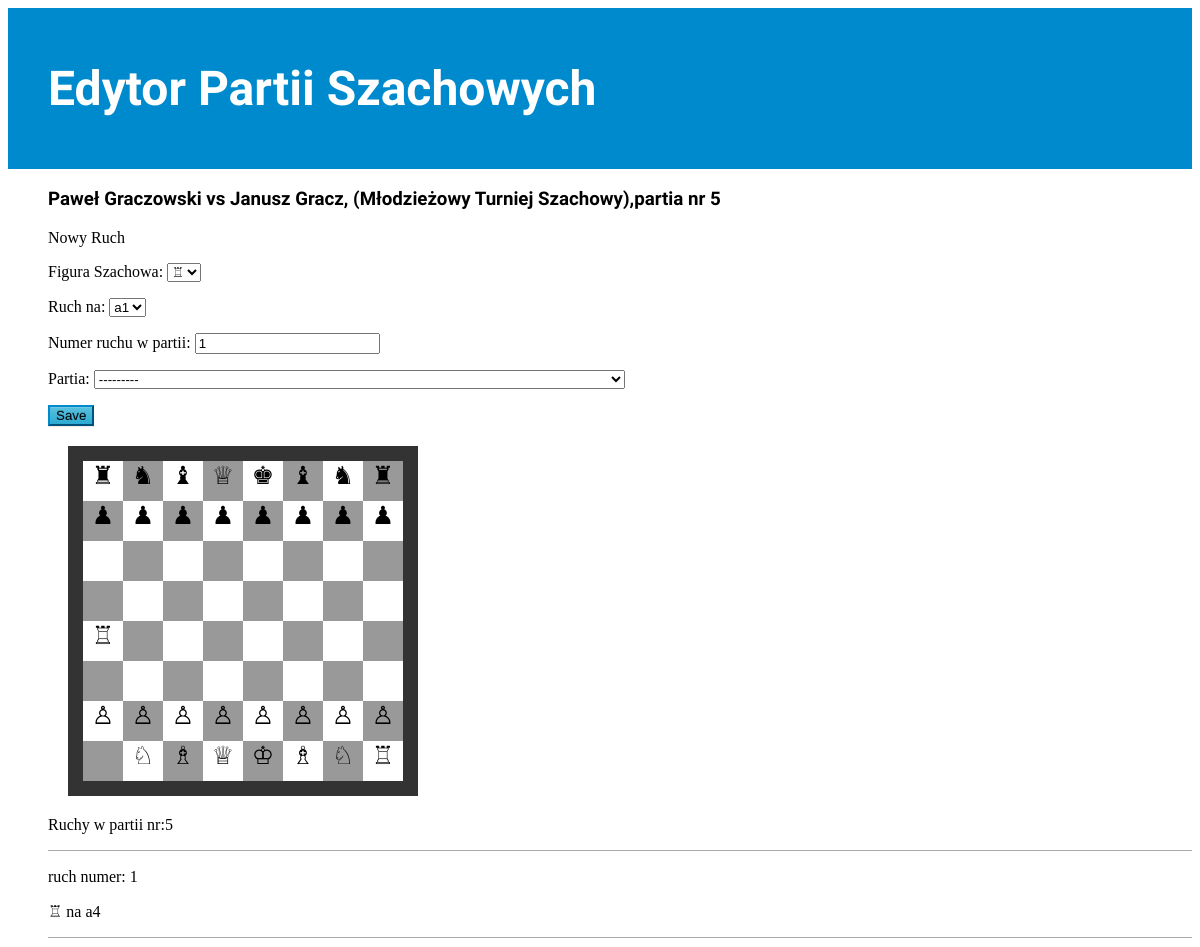
Page /gra/5/ on the committed database.
### chesseditor/models.py (models this page shows, shortened)
class ChessParty(models.Model):
    chessparty_id = models.AutoField("ID partii", primary_key=True)
    arbiter = models.ForeignKey(Arbiter, related_name='sedzia', verbose_name="Sędzia")
    white = models.ForeignKey(Player, related_name='Białe', verbose_name="Białe figury")
    black = models.ForeignKey(Player, related_name='Czarne', verbose_name="Czarne figury")
    tournament = models.ForeignKey(Tournament, verbose_name="Nazwa turnieju")
    def __str__(self):
        return "{white} vs {black}, ({tournament}),partia nr {chessparty_id}"\
            .format(black=self.black, white=self.white, tournament=self.tournament, chessparty_id=self.chessparty_id)
    class Meta:
        verbose_name = "Partia"
        verbose_name_plural = "Partie"

class Person(models.Model):
    name = models.CharField("Imię", max_length=20)
    surname = models.CharField("Nazwisko", max_length=50)
    date_of_birth = models.DateField("Data Urodzenia", auto_now=False, auto_now_add=False)
    GENDER_CHOICES = (
       ('M', 'Mężczyzna'),
       ('F', 'Kobieta'),
       ('O', 'Inna'),
    )
    gender = models.CharField("Płeć", max_length=1, choices=GENDER_CHOICES, default='O')
    class Meta:
        abstract = True
    def __str__(self):
        return "{name} {surname}".format(name=self.name, surname=self.surname)

class Player(Person):
    player_id = models.AutoField(primary_key=True)  # unique and null=false
    class Meta:
        verbose_name = "Gracz"
        verbose_name_plural = "Zawodnicy"

class Tournament(models.Model):
    tournament_id = models.AutoField("ID turnieju", primary_key=True)
    name_of_tournament = models.CharField("Nazwa turnieju", max_length=50)
    date_of_start = models.DateField("Data startu")
    date_of_end = models.DateField("Data zakończenia")
    place_of_tournament = models.CharField("Miejsce turnieju", max_length=50)
    max_nb_of_players = models.IntegerField("Liczba uczetników", default=50)
    organizer_of_tournament = models.ForeignKey(Organizer, verbose_name="Organizator turnieju")
    def __str__(self):
        return self.name_of_tournament
    class Meta:
        verbose_name = "Turniej"
        verbose_name_plural = "Turnieje"

class OneMove(models.Model):
    party = models.ForeignKey(ChessParty, default='0', verbose_name="Partia", blank=True, null=True)
    CHESSMAN_CHOICES = (
        ('biała wieża a1', mark_safe('&#9814;')), ('biała wieża h1', mark_safe('&#9814;')),
        ('biały skoczek b1', mark_safe('&#9816;')), ('biały skoczek g1', mark_safe('&#9816;')),
        ('biały goniec c1', mark_safe('&#9815;')), ('biały goniec f1', mark_safe('&#9815;')),
        ('biały hetman d1', mark_safe('&#9813;')), ('biały król e1', mark_safe('&#9812;')),
        ('biały pion a2', mark_safe('&#9817;')), ('biały pion b2', mark_safe('&#9817;')),
        ('biały pion c2', mark_safe('&#9817;')), ('biały pion d2', mark_safe('&#9817;')),
        ('biały pion e2', mark_safe('&#9817;')), ('biały pion f2', mark_safe('&#9817;')),
        ('biały pion g2', mark_safe('&#9817;')), ('biały pion h2', mark_safe('&#9817;')),
        ('czarna wieża a8', mark_safe('&#9820;')), ('czarna wieża h8', mark_safe('&#9820;')),
        ('czarny skoczek b8', mark_safe('&#9822;')), ('czarny skoczek g8', mark_safe('&#9822;')),
        ('czarny goniec c8', mark_safe('&#9821;')), ('czarny goniec f8', mark_safe('&#9821;')),
        ('czarny hetman d8', mark_safe('&#9813;')), ('czarny król e8', mark_safe('&#9818;')),
        ('czarny pion a7', mark_safe('&#9823;')), ('czarny pion b7', mark_safe('&#9823;')),
        ('czarny pion c7', mark_safe('&#9823;')), ('czarny pion d7', mark_safe('&#9823;')),
        ('czarny pion e7', mark_safe('&#9823;')), ('czarny pion f7', mark_safe('&#9823;')),
        ('czarny pion g7', mark_safe('&#9823;')), ('czarny pion h7', mark_safe('&#9823;')),
     )
    chessman = models.CharField(max_length=30, choices=CHESSMAN_CHOICES, default='pionek', verbose_name="Figura Szachowa")
    mymove = []
    for a, b in itertools.product('abcdefgh', '12345678'):
        name = a + b
        mymove.append((name, name))
    MYTUPLE = tuple(mymove)
    move = models.CharField(max_length=2, choices=MYTUPLE, default='a1', verbose_name="Ruch na")
    class Meta:
        abstract = True

class State(OneMove):
    state_id = models.PositiveIntegerField(default=0, verbose_name="numer ruchu")
    is_capture = models.BooleanField(default=False, verbose_name="Czy zbita")
    capture_choice = (
        ('true', 'zbity'),
        ('false', 'nie zbity'),
    )
    is_capture = models.CharField(max_length=9, choices=capture_choice, default='false', verbose_name="Czy zbity")
    class Meta:
        verbose_name = "Stan"
        verbose_name_plural = "Aktualny Stan Parti"

class Moves(OneMove):
    move_id = models.AutoField(primary_key=True)  #
    move_number = models.PositiveIntegerField(default=1, verbose_name="Numer ruchu w partii")
    class Meta:
        verbose_name = "Ruch"
        verbose_name_plural = "Ruchy"

### chesseditor/views.py (the view)
# urls.py: url(r'^gra/(?P<pk>\d+)/$', views.gra, name='gra'),
def gra(request, pk):
    chessparty = get_object_or_404(ChessParty, pk=pk)
    moves = Moves.objects.filter(party=chessparty)
    states = State.objects.filter(party=chessparty)
    if request.method == "POST":
        form = mark_safe(GameForm(request.POST))
        if form.is_valid():
            post = form.save(commit=False)
            post.chessparty=pk;
            post.save(force_insert=True)
    else:
        form = GameForm()
    return render(request, 'chesseditor/gra.html', {'chessparty': chessparty, 'moves': moves, 'form': form, 'states': states})

### chesseditor/forms.py
class GameForm(forms.ModelForm):
    class Meta:
        model = Moves
        fields = ('chessman', 'move', 'move_number', 'party')

### chesseditor/templates/chesseditor/gra.html
{% extends 'chesseditor/base.html' %}
{% block content %}
<p><h3>{{ chessparty }} </h3></p>
<p>Nowy Ruch</p>
    <form method="POST" class="post-form">{% csrf_token %}
            {{ form.as_p }}
            <button type="submit" class="save btn btn-info">Save</button>
    </form>
<div class="chessboard">
<div class="white">{% for state in states %} {% if state.move == 'a8' %} {{ state.get_chessman_display }}{% endif %}{% endfor %}</div>
<div class="black">{% for state in states %} {% if state.move == 'b8' %} {{ state.get_chessman_display }}{% endif %}{% endfor %}</div>
<div class="white">{% for state in states %} {% if state.move == 'c8' %} {{ state.get_chessman_display }}{% endif %}{% endfor %}</div>
<div class="black">{% for state in states %} {% if state.move == 'd8' %} {{ state.get_chessman_display }}{% endif %}{% endfor %}</div>
<div class="white">{% for state in states %} {% if state.move == 'e8' %} {{ state.get_chessman_display }}{% endif %}{% endfor %}</div>
<div class="black">{% for state in states %} {% if state.move == 'f8' %} {{ state.get_chessman_display }}{% endif %}{% endfor %}</div>
<div class="white">{% for state in states %} {% if state.move == 'g8' %} {{ state.get_chessman_display }}{% endif %}{% endfor %}</div>
<div class="black">{% for state in states %} {% if state.move == 'h8' %} {{ state.get_chessman_display }}{% endif %}{% endfor %}</div>
<div class="black">{% for state in states %} {% if state.move == 'a7' %} {{ state.get_chessman_display }}{% endif %}{% endfor %}</div>
<div class="white">{% for state in states %} {% if state.move == 'b7' %} {{ state.get_chessman_display }}{% endif %}{% endfor %}</div>
<div class="black">{% for state in states %} {% if state.move == 'c7' %} {{ state.get_chessman_display }}{% endif %}{% endfor %}</div>
<div class="white">{% for state in states %} {% if state.move == 'd7' %} {{ state.get_chessman_display }}{% endif %}{% endfor %}</div>
<div class="black">{% for state in states %} {% if state.move == 'e7' %} {{ state.get_chessman_display }}{% endif %}{% endfor %}</div>
<div class="white">{% for state in states %} {% if state.move == 'f7' %} {{ state.get_chessman_display }}{% endif %}{% endfor %}</div>
<div class="black">{% for state in states %} {% if state.move == 'g7' %} {{ state.get_chessman_display }}{% endif %}{% endfor %}</div>
<div class="white">{% for state in states %} {% if state.move == 'h7' %} {{ state.get_chessman_display }}{% endif %}{% endfor %}</div>
<div class="white">{% for state in states %} {% if state.move == 'a6' %} {{ state.get_chessman_display }}{% endif %}{% endfor %}</div>
<div class="black">{% for state in states %} {% if state.move == 'b6' %} {{ state.get_chessman_display }}{% endif %}{% endfor %}</div>
<div class="white">{% for state in states %} {% if state.move == 'c6' %} {{ state.get_chessman_display }}{% endif %}{% endfor %}</div>
<div class="black">{% for state in states %} {% if state.move == 'd6' %} {{ state.get_chessman_display }}{% endif %}{% endfor %}</div>
<div class="white">{% for state in states %} {% if state.move == 'e6' %} {{ state.get_chessman_display }}{% endif %}{% endfor %}</div>
<div class="black">{% for state in states %} {% if state.move == 'f6' %} {{ state.get_chessman_display }}{% endif %}{% endfor %}</div>
<div class="white">{% for state in states %} {% if state.move == 'g6' %} {{ state.get_chessman_display }}{% endif %}{% endfor %}</div>
<div class="black">{% for state in states %} {% if state.move == 'h6' %} {{ state.get_chessman_display }}{% endif %}{% endfor %}</div>
<div class="black">{% for state in states %} {% if state.move == 'a5' %} {{ state.get_chessman_display }}{% endif %}{% endfor %}</div>
<div class="white">{% for state in states %} {% if state.move == 'b5' %} {{ state.get_chessman_display }}{% endif %}{% endfor %}</div>
<div class="black">{% for state in states %} {% if state.move == 'c5' %} {{ state.get_chessman_display }}{% endif %}{% endfor %}</div>
<div class="white">{% for state in states %} {% if state.move == 'd5' %} {{ state.get_chessman_display }}{% endif %}{% endfor %}</div>
<div class="black">{% for state in states %} {% if state.move == 'e5' %} {{ state.get_chessman_display }}{% endif %}{% endfor %}</div>
<div class="white">{% for state in states %} {% if state.move == 'f5' %} {{ state.get_chessman_display }}{% endif %}{% endfor %}</div>
<div class="black">{% for state in states %} {% if state.move == 'g5' %} {{ state.get_chessman_display }}{% endif %}{% endfor %}</div>
<div class="white">{% for state in states %} {% if state.move == 'h5' %} {{ state.get_chessman_display }}{% endif %}{% endfor %}</div>
<div class="white">{% for state in states %} {% if state.move == 'a4' %} {{ state.get_chessman_display }}{% endif %}{% endfor %}</div>
<div class="black">{% for state in states %} {% if state.move == 'b4' %} {{ state.get_chessman_display }}{% endif %}{% endfor %}</div>
<div class="white">{% for state in states %} {% if state.move == 'c4' %} {{ state.get_chessman_display }}{% endif %}{% endfor %}</div>
<div class="black">{% for state in states %} {% if state.move == 'd4' %} {{ state.get_chessman_display }}{% endif %}{% endfor %}</div>
<div class="white">{% for state in states %} {% if state.move == 'e4' %} {{ state.get_chessman_display }}{% endif %}{% endfor %}</div>
<div class="black">{% for state in states %} {% if state.move == 'f4' %} {{ state.get_chessman_display }}{% endif %}{% endfor %}</div>
<div class="white">{% for state in states %} {% if state.move == 'g4' %} {{ state.get_chessman_display }}{% endif %}{% endfor %}</div>
<div class="black">{% for state in states %} {% if state.move == 'h4' %} {{ state.get_chessman_display }}{% endif %}{% endfor %}</div>
<div class="black">{% for state in states %} {% if state.move == 'a3' %} {{ state.get_chessman_display }}{% endif %}{% endfor %}</div>
<div class="white">{% for state in states %} {% if state.move == 'b3' %} {{ state.get_chessman_display }}{% endif %}{% endfor %}</div>
<div class="black">{% for state in states %} {% if state.move == 'c3' %} {{ state.get_chessman_display }}{% endif %}{% endfor %}</div>
<div class="white">{% for state in states %} {% if state.move == 'd3' %} {{ state.get_chessman_display }}{% endif %}{% endfor %}</div>
<div class="black">{% for state in states %} {% if state.move == 'e3' %} {{ state.get_chessman_display }}{% endif %}{% endfor %}</div>
<div class="white">{% for state in states %} {% if state.move == 'f3' %} {{ state.get_chessman_display }}{% endif %}{% endfor %}</div>
<div class="black">{% for state in states %} {% if state.move == 'g3' %} {{ state.get_chessman_display }}{% endif %}{% endfor %}</div>
<div class="white">{% for state in states %} {% if state.move == 'h3' %} {{ state.get_chessman_display }}{% endif %}{% endfor %}</div>
<div class="white">{% for state in states %} {% if state.move == 'a2' %} {{ state.get_chessman_display }}{% endif %}{% endfor %}</div>
<div class="black">{% for state in states %} {% if state.move == 'b2' %} {{ state.get_chessman_display }}{% endif %}{% endfor %}</div>
<div class="white">{% for state in states %} {% if state.move == 'c2' %} {{ state.get_chessman_display }}{% endif %}{% endfor %}</div>
<div class="black">{% for state in states %} {% if state.move == 'd2' %} {{ state.get_chessman_display}}{% endif %}{% endfor %}</div>
<div class="white">{% for state in states %} {% if state.move == 'e2' %} {{ state.get_chessman_display }}{% endif %}{% endfor %}</div>
<div class="black">{% for state in states %} {% if state.move == 'f2' %} {{ state.get_chessman_display }}{% endif %}{% endfor %}</div>
<div class="white">{% for state in states %} {% if state.move == 'g2' %} {{ state.get_chessman_display }}{% endif %}{% endfor %}</div>
<div class="black">{% for state in states %} {% if state.move == 'h2' %} {{ state.get_chessman_display }}{% endif %}{% endfor %}</div>
<div class="black">{% for state in states %} {% if state.move == 'a1' %} {{ state.get_chessman_display }}{% endif %}{% endfor %}</div>
<div class="white">{% for state in states %} {% if state.move == 'b1' %} {{ state.get_chessman_display }}{% endif %}{% endfor %}</div>
<div class="black">{% for state in states %} {% if state.move == 'c1' %} {{ state.get_chessman_display }}{% endif %}{% endfor %}</div>
<div class="white">{% for state in states %} {% if state.move == 'd1' %} {{ state.get_chessman_display }}{% endif %}{% endfor %}</div>
<div class="black">{% for state in states %} {% if state.move == 'e1' %} {{ state.get_chessman_display }}{% endif %}{% endfor %}</div>
<div class="white">{% for state in states %} {% if state.move == 'f1' %} {{ state.get_chessman_display }}{% endif %}{% endfor %}</div>
<div class="black">{% for state in states %} {% if state.move == 'g1' %} {{ state.get_chessman_display }}{% endif %}{% endfor %}</div>
<div class="white">{% for state in states %} {% if state.move == 'h1' %} {{ state.get_chessman_display }}{% endif %}{% endfor %}</div>
</div>
    <p>Ruchy w partii nr:{{ chessparty.chessparty_id }}</p>
    <hr>
</div>
{% for move in moves %}
    <div>
        <p>ruch numer:      {{ move.move_number }}  </p>
        <p>{{ move.get_chessman_display }} na {{ move.move }}</p>
        <hr />
     </div>
 {% endfor %}
{% endblock content %}

### static/css/style.css (style rules this page uses)
h1, h2, h3, h4 { font-family: 'Baloo', cursive; }
hr { display: block; position: relative; padding: 0; margin: 8px auto; height: 0; width: 100%; max-height: 0; font-size: 1px; line-height: 0; clear: both; border: none; border-top: 1px solid #aaaaaa; border-bottom: 1px solid #ffffff; }
.btn-info { border-color: #008ace; background-color: #008ace; }
.chessboard { width: 320px; height: 320px; margin: 20px; border: 15px solid #333; }
.black { float: left; width: 40px; height: 40px; background-color: #999; font-size:25px; text-align:center; display: table-cell; vertical-align:middle; }
.white { float: left; width: 40px; height: 40px; background-color: #fff; font-size:25px; text-align:center; display: table-cell; vertical-align:middle; }

### rows in the picture
ChessParty: black+white+tournament "Paweł Graczowski vs Janusz Gracz, (Młodzieżowy Turniej Szachowy),partia nr 5", chessparty_id "5"
State: chessman "♜"
State: chessman "♞"
State: chessman "♝"
State: chessman "♕"
State: chessman "♚"
State: chessman "♝"
State: chessman "♞"
State: chessman "♜"
State: chessman "♟"
State: chessman "♟"
State: chessman "♟"
State: chessman "♟"
State: chessman "♟"
State: chessman "♟"
State: chessman "♟"
State: chessman "♟"
State: chessman "♖"
State: chessman "♙"
State: chessman "♙"
State: chessman "♙"
State: chessman "♙"
State: chessman "♙"
State: chessman "♙"
State: chessman "♙"
State: chessman "♙"
State: chessman "♘"
State: chessman "♗"
State: chessman "♕"
State: chessman "♔"
State: chessman "♗"
State: chessman "♘"
State: chessman "♖"
Moves: move_number "1", chessman "♖", move "a4"
